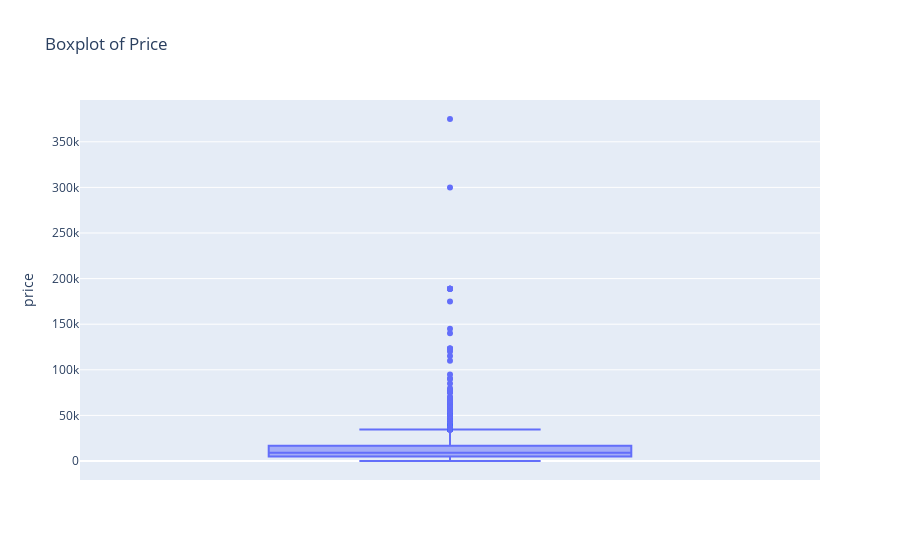
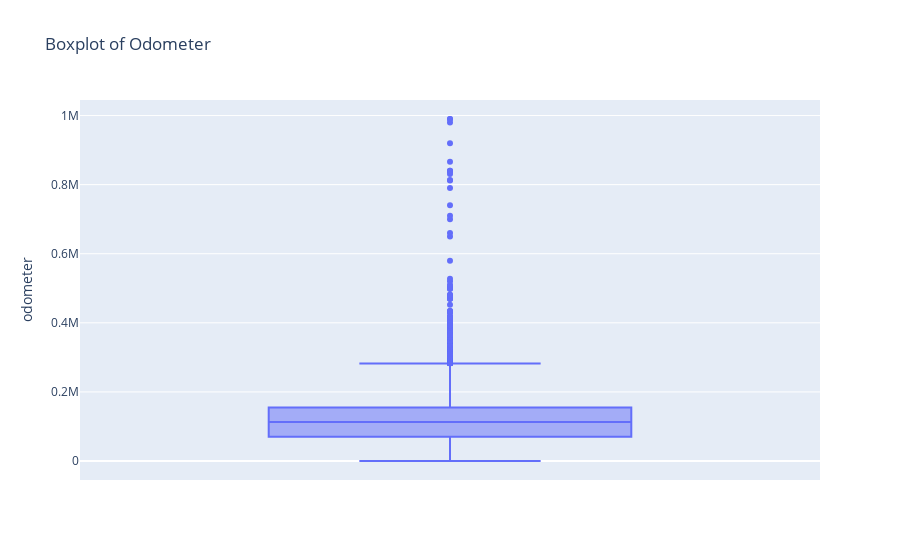

Write notebook code for charts like these, in order.
### Code cell
px.box(df, y='price', title='Boxplot of Price').show()
px.box(df, y='odometer', title='Boxplot of Odometer').show()

### Figure 1 — Plotly figure (JSON) as saved in the notebook; plotly's stock layout.template omitted (floating-point values rounded to 4 significant figures; data arrays with more than 128 entries replaced by an {"elided": "..."} marker saying what was removed)
{"data": [{"alignmentgroup": "True", "hovertemplate": "price=%{y}<extra></extra>", "legendgroup": "", "marker": {"color": "#636efa"}, "name": "", "notched": false, "offsetgroup": "", "orientation": "v", "showlegend": false, "type": "box", "x0": " ", "xaxis": "x", "y": {"elided": "51525 int values"}, "y0": " ", "yaxis": "y"}], "layout": {"boxmode": "group", "legend": {"tracegroupgap": 0}, "title": {"text": "Boxplot of Price"}, "xaxis": {"anchor": "y", "domain": [0, 1]}, "yaxis": {"anchor": "x", "domain": [0, 1], "title": {"text": "price"}}}}

### Figure 2 — Plotly figure (JSON) as saved in the notebook; plotly's stock layout.template omitted (floating-point values rounded to 4 significant figures; data arrays with more than 128 entries replaced by an {"elided": "..."} marker saying what was removed)
{"data": [{"alignmentgroup": "True", "hovertemplate": "odometer=%{y}<extra></extra>", "legendgroup": "", "marker": {"color": "#636efa"}, "name": "", "notched": false, "offsetgroup": "", "orientation": "v", "showlegend": false, "type": "box", "x0": " ", "xaxis": "x", "y": {"elided": "51525 float values"}, "y0": " ", "yaxis": "y"}], "layout": {"boxmode": "group", "legend": {"tracegroupgap": 0}, "title": {"text": "Boxplot of Odometer"}, "xaxis": {"anchor": "y", "domain": [0, 1]}, "yaxis": {"anchor": "x", "domain": [0, 1], "title": {"text": "odometer"}}}}
